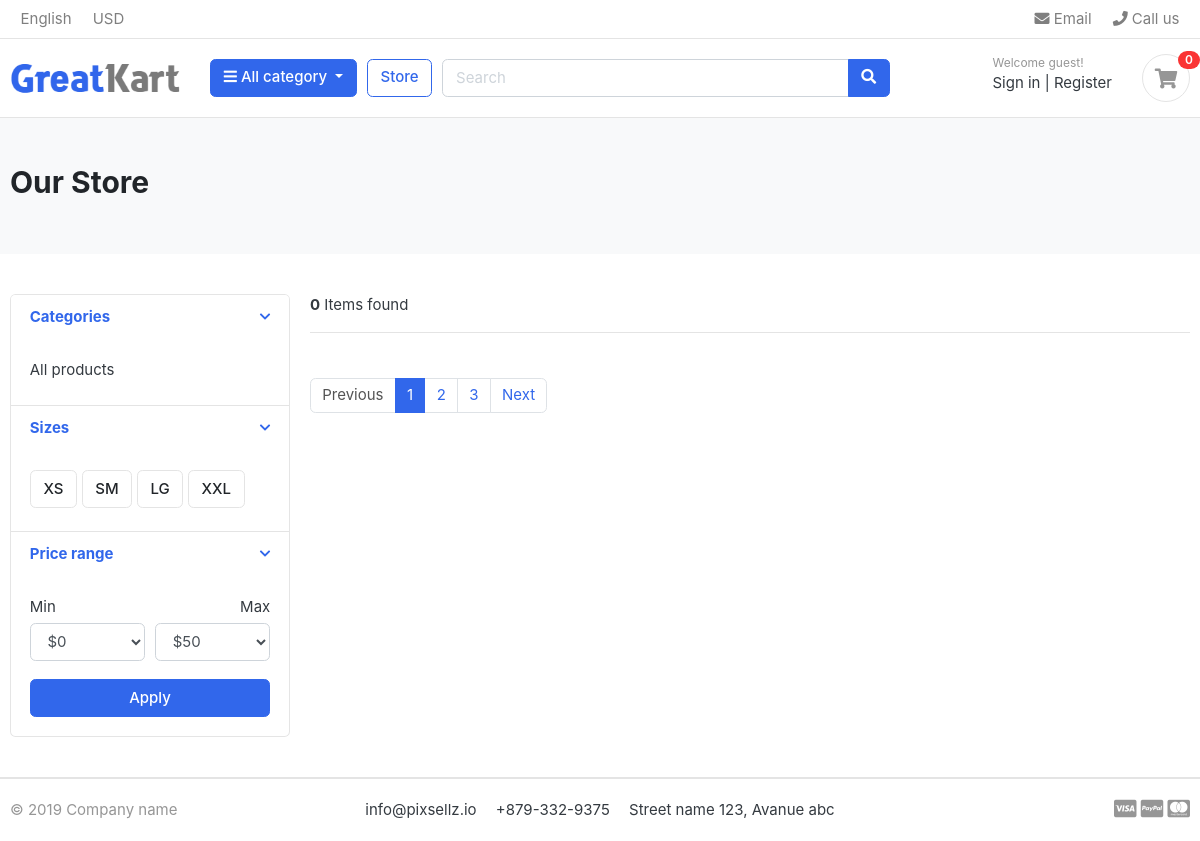
/store, run on an earlier commit of the app's database.
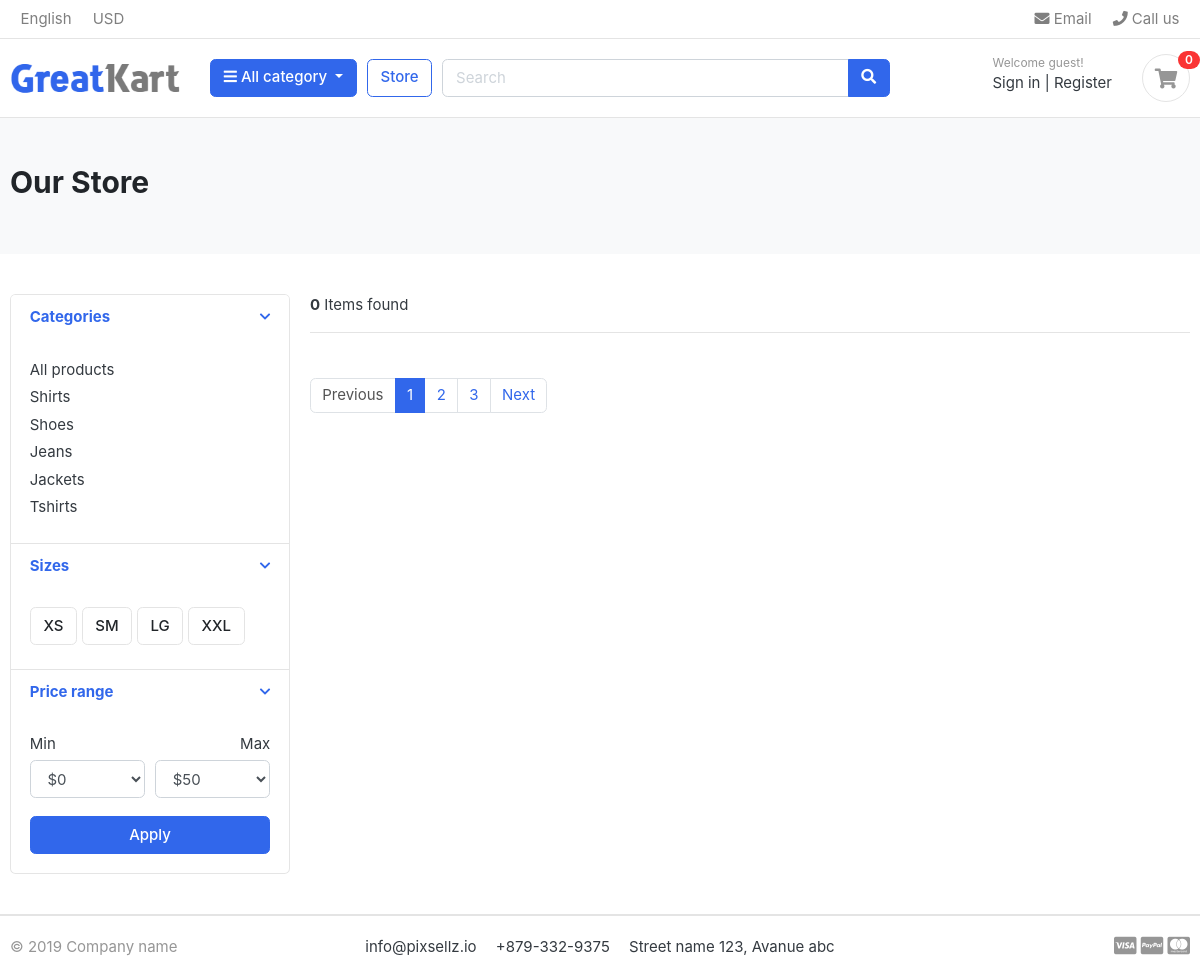
And on a later commit of the database.
### category/models.py (models this page shows, shortened)
class Category(models.Model):
    category_name = models.CharField(max_length=50)
    slug = models.SlugField(max_length=100,unique=True)
    description = models.CharField(max_length=255, blank=True)
    category_image = models.ImageField(upload_to='photos/categories', blank=True)
    class Meta:
        verbose_name = 'category'
        verbose_name_plural ='categories'
    def get_url(self):
        return reverse('products_by_category', args=[self.slug])

### store/views.py (the view)
# urls.py: path('', include('store.urls')),
def store(request, category_slug=None):
    categories = None
    products = None
    if category_slug != None:
        categories = get_object_or_404(Category, slug=category_slug)
        products = Product.objects.filter(category=categories, is_available=True)
        paginator = Paginator(products, 1)
        page = request.GET.get('page')
        paged_products = paginator.get_page(page)
        product_count = products.count()
    else:
        products = Product.objects.all().filter(is_available=True).order_by('id')
        paginator = Paginator(products, 4)
        page = request.GET.get('page')
        paged_products = paginator.get_page(page)
        product_count = products.count()
    context = {
        'products': paged_products,
        'product_count': product_count,
    }
    return render(request, 'store.html', context)

### category/context_processor.py (called while the page is built)
def menu_links(request):
    links = Category.objects.all()
    return dict(links=links)

### templates/store.html (shortened to what the changed rows need)
{% extends 'base.html' %}
{% load static %}
{% block content %}
<section class="section-pagetop bg">
    <div class="container">
        <h2 class="title-page">Our Store</h2>
    </div>
</section>
<section class="section-content padding-y">
    <div class="container">
    <div class="row">
        <aside class="col-md-3">
    <div class="card">
        <article class="filter-group">
            <div class="filter-content collapse show" id="collapse_1" style="">
                <div class="card-body">
                    <ul class="list-menu">
                        {% for i in links %}
                            <li><a href="{{i.get_url}}">{{i.category_name}}</a></li>
                        {% endfor %}
                    </ul>
                </div>
            </div>
        </article>
    </div>
        </aside>
    </div>
    </div>
    </section>
{% endblock  %}

What changed in the data, as far as the page shows it:
added Category: category_name "Shirts"
added Category: category_name "Shoes"
added Category: category_name "Jeans"
added Category: category_name "Jackets"
added Category: category_name "Tshirts"
